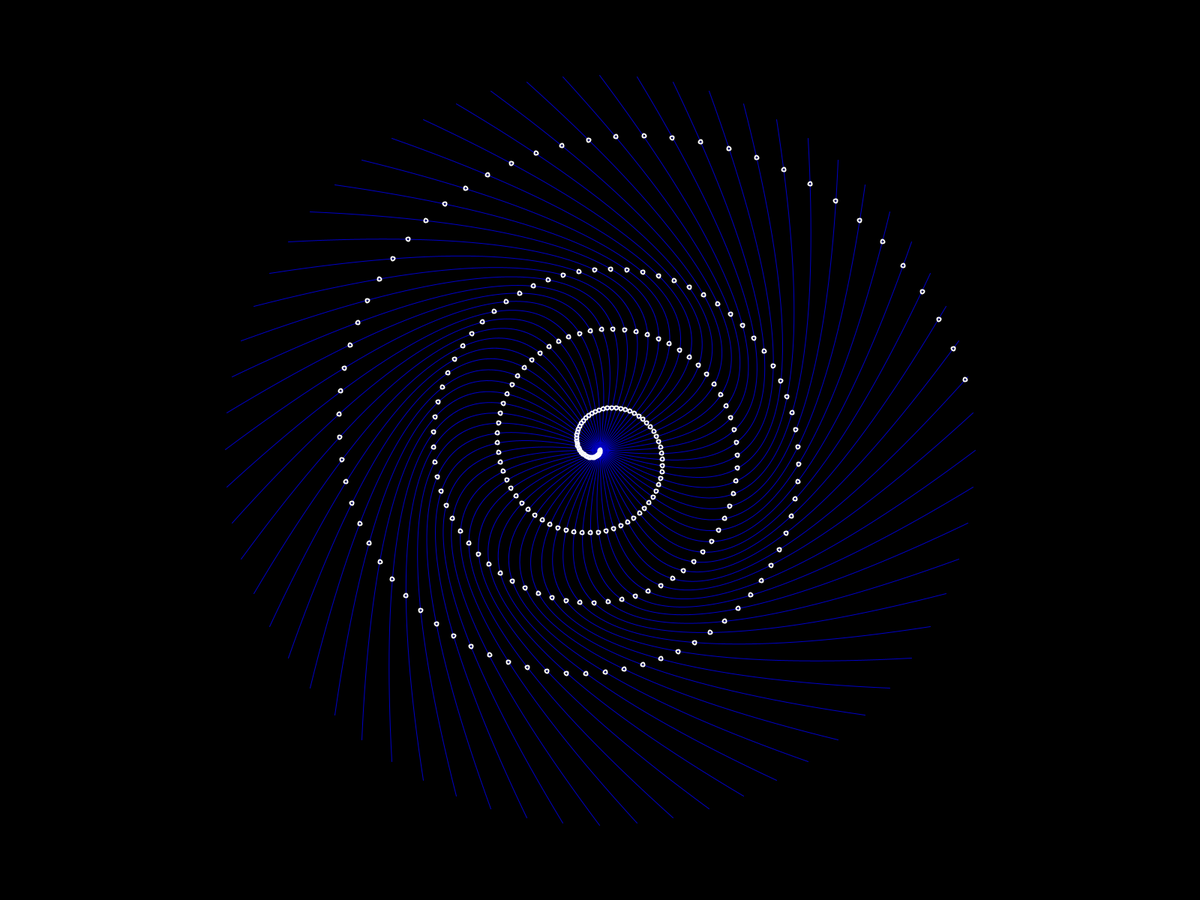
Frame 1 (no input)
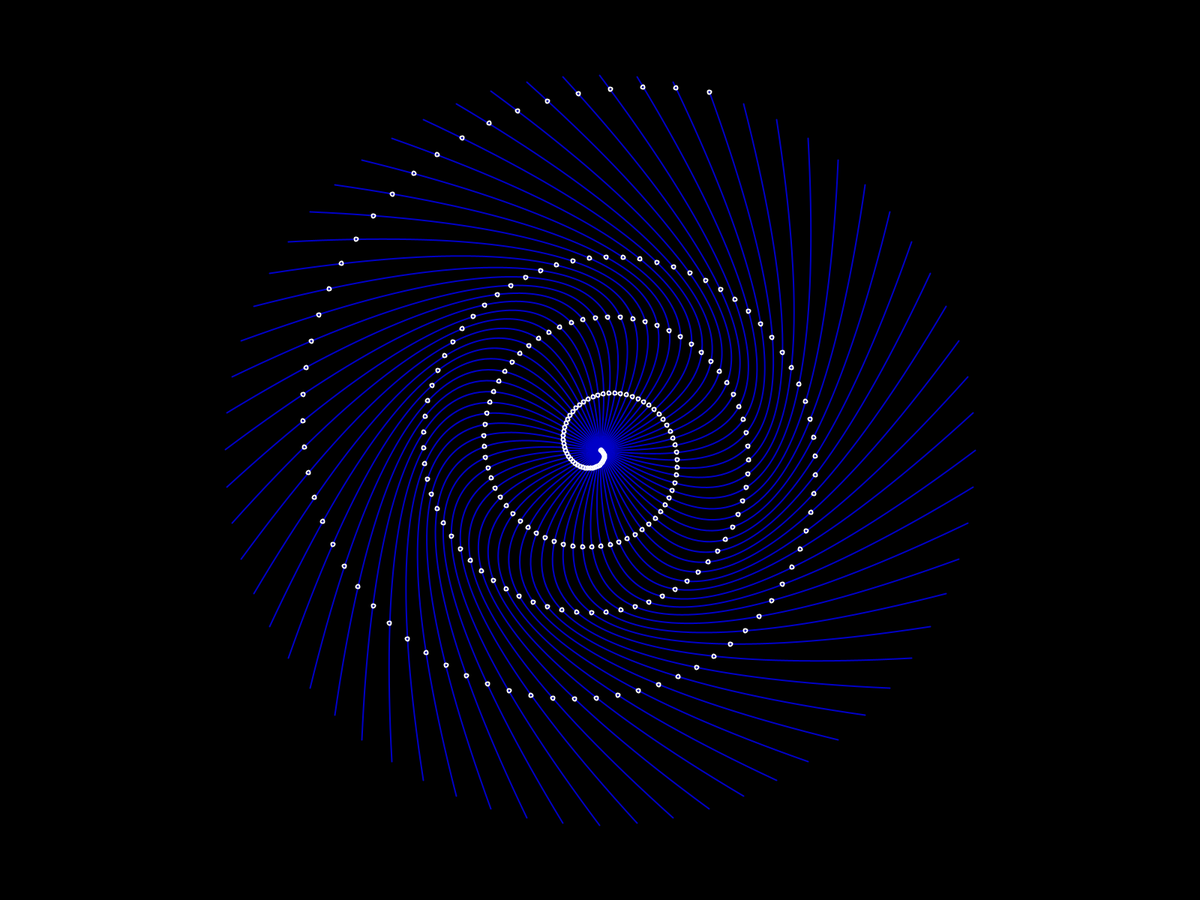
Frame 60 (the mouse pressed at the canvas centre just before this capture)
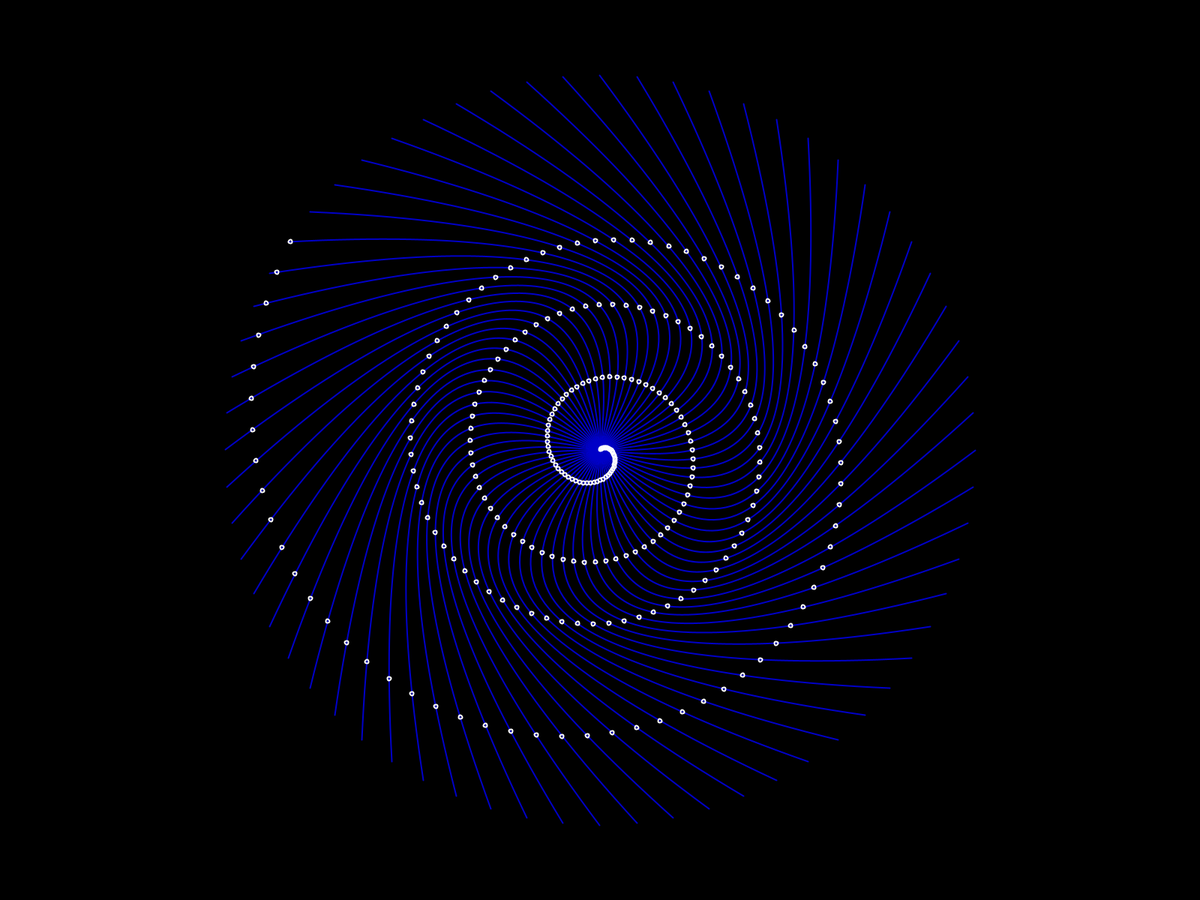
Frame 120 (the mouse held since frame 60 and released just before this capture)

The Processing sketch that drew these frames (run headless with seeded random() and noise(); from frame 60 on, the mouse is pressed at the canvas centre):

// Processing sketch: bezierRising
// ── bezierRising.pde
float rPhiToX(float r, float phi) {return r*cos(phi);}
float rPhiToY(float r, float phi) {return r*sin(phi);}

float cX;
float cY;

float tempX, tempY;
float oTempX, oTempY;
float bezierC1X, bezierC1Y;
float bezierC2X, bezierC2Y;
float r = 500;
float lineCount = 64;
float angleDist = TWO_PI/lineCount;
float tempBezierX, tempBezierY;

float t1 = 0;
float t2 = 0;
float phi;


void setBezier() {
  tempX = cX+rPhiToX(r,phi);
  tempY = cY+rPhiToY(r,phi);
  bezierC1X = cX+rPhiToX(r*1/4,phi+HALF_PI);
  bezierC1Y = cY+rPhiToY(r*1/4,phi+HALF_PI);
 
  bezierC2X = cX+rPhiToX(r*3/4,phi+HALF_PI);
  bezierC2Y = cY+rPhiToY(r*3/4,phi+HALF_PI);
}

void setup() {
  fullScreen();
  
  noFill();
  noCursor();
  cX = width/2;
  cY = height/2;
}


void draw() {
   background(0);
   t1+=0.005;
   t1 %= 1;
   t2 = 0.5 + 0.5*sin(t1*TWO_PI);
   
   for (phi = 0; phi<TWO_PI-0.01; phi += angleDist) {
     setBezier();
     stroke(0,0,200);
     bezier(
        cX, cY, 
        bezierC1X, bezierC1Y,
        bezierC2X, bezierC2Y,
        tempX,tempY
     );
      
   }
   
   for (phi = 0; phi<4*TWO_PI-0.01; phi += angleDist) {
      stroke(255);
      strokeWeight(2);
      setBezier();
     
      tempBezierX = bezierPoint(
        cX,
        bezierC1X,
        bezierC2X,
        tempX,
        (t1 + 0.25*phi/TWO_PI)%1
      );
      
      tempBezierY = bezierPoint(
        cY,
        bezierC1Y,
        bezierC2Y,
        tempY,
        (t1 + 0.25*phi/TWO_PI)%1
      );
     
     
      ellipse(tempBezierX, tempBezierY, 5,5);
      
      //line(cX, cY, bezierC1X, bezierC1Y);
      //line(bezierC1X, bezierC1Y, tempX, tempY);
      
   }
}
